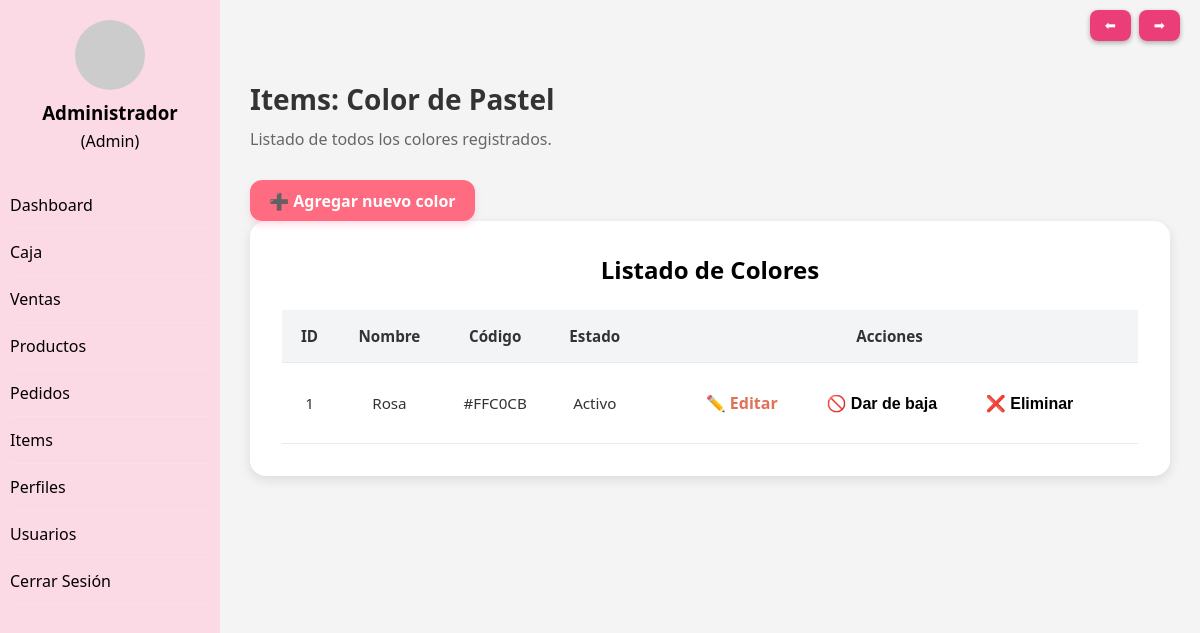
/views/pastel/listado_colorPastel.php (signed in), run on an earlier commit of the app's database.
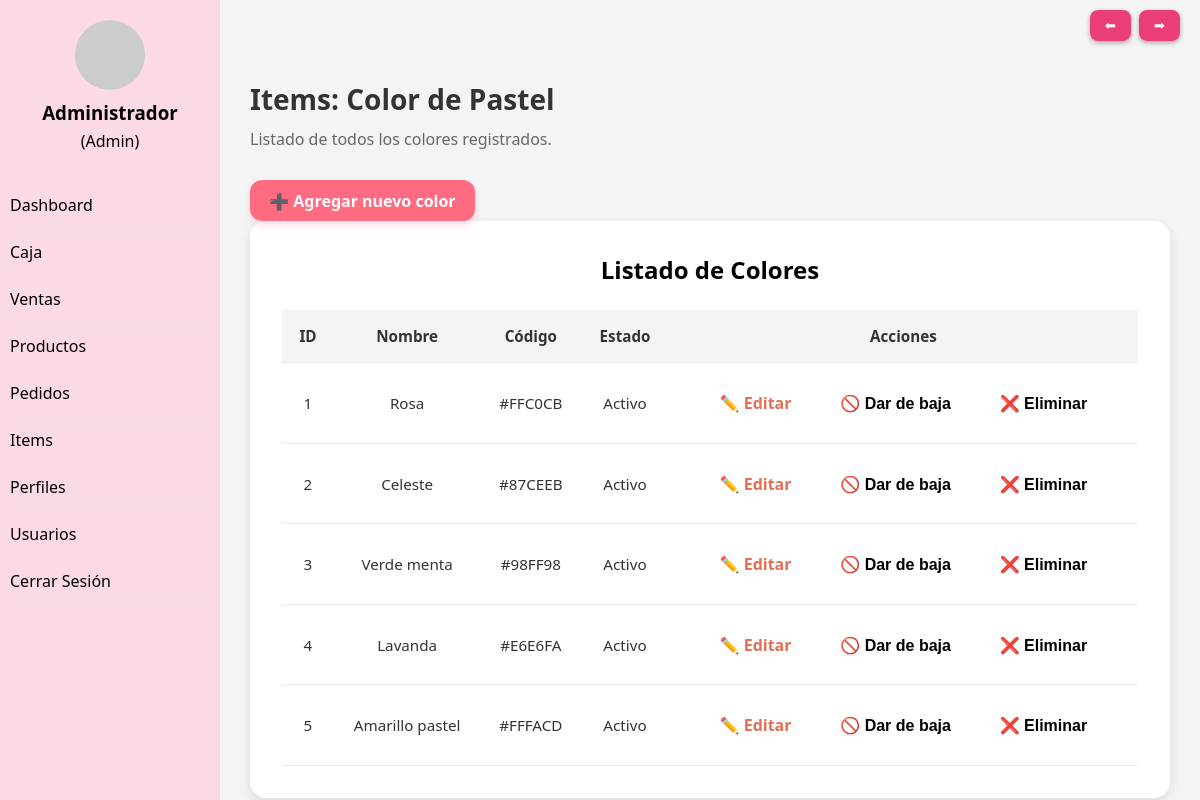
And on a later commit of the database.
### tables this page shows
CREATE TABLE color_pastel (ID_color_pastel INT NOT NULL AUTO_INCREMENT,
color_pastel_nombre VARCHAR (110) NOT NULL,
color_pastel_codigo VARCHAR (20),
RELA_estado_decoraciones INT NOT NULL,
PRIMARY KEY (ID_color_pastel));

CREATE TABLE estado_decoraciones (ID_estado_decoraciones INT NOT NULL AUTO_INCREMENT,
estado_decoraciones_descri VARCHAR (20) NOT NULL,
PRIMARY KEY (ID_estado_decoraciones));

### views/pastel/listado_colorPastel.php (the view, shortened to what this page needs)
<?php
include("../../includes/header.php");
require_once "C:/laragon/www/nuevo_ck/includes/navegacion.php";
$pdo = getConexion();
$query = "SELECT cp.id_color_pastel, cp.color_pastel_nombre, cp.color_pastel_codigo, e.estado_decoraciones_descri
        FROM color_pastel cp
        JOIN estado_decoraciones e ON cp.RELA_estado_decoraciones = e.ID_estado_decoraciones";
$stmt = $pdo->query($query);
$resultado = $stmt->fetchAll(PDO::FETCH_ASSOC);
?>
<h1>Items: Color de Pastel</h1>
<p class="description">Listado de todos los colores registrados.</p>
<a href="form_alta_colorPastel.php" class="btn-add">➕ Agregar nuevo color</a>
<div class="admin-table">
    <h2>Listado de Colores</h2>
    <table>
        <thead>
            <tr>
                <th>ID</th>
                <th>Nombre</th>
                <th>Código</th>
                <th>Estado</th>
                <th>Acciones</th>
            </tr>
        </thead>
        <tbody>
            <?php foreach ($resultado as $row) { ?>
                <tr>
                    <td><?php echo $row["id_color_pastel"]; ?></td>
                    <td><?php echo htmlspecialchars($row["color_pastel_nombre"]); ?></td>
                    <td><?php echo htmlspecialchars($row["color_pastel_codigo"]); ?></td>
                    <td><?php echo $row["estado_decoraciones_descri"]; ?></td>
                    <td>
                        <a class="btn-action btn-edit" href="form_modificar_colorPastel.php?id_color_pastel=<?php echo $row['id_color_pastel']; ?>"> ✏️ Editar </a>
                        <form id="form-baja-<?= $row['id_color_pastel']; ?>" method="post" action="../../controllers/pastel/baja_logica_colorPastel.php" style="display:inline;">
                            <button type="button" class="btn-action btn-baja" onclick="confirmarBaja('<?= $row['id_color_pastel']; ?>', 'form-baja')">🚫 Dar de baja</button>
                        </form>
                        <form id="form-eliminar-<?= $row['id_color_pastel']; ?>" method="post" action="../../controllers/pastel/baja_fisica_colorPastel.php" style="display:inline;">
                            <button type="button" class="btn-action btn-delete" onclick="confirmarEliminacion('<?= $row['id_color_pastel']; ?>', 'form-eliminar')">❌ Eliminar</button>
                        </form>
                </tr>
            <?php } ?>
        </tbody>
    </table>
</div>

What changed in the data, as far as the page shows it:
added color_pastel: ID_color_pastel "2", color_pastel_nombre "Celeste", color_pastel_codigo "#87CEEB", estado_decoraciones.estado_decoraciones_descri "Activo"
added color_pastel: ID_color_pastel "3", color_pastel_nombre "Verde menta", color_pastel_codigo "#98FF98", estado_decoraciones.estado_decoraciones_descri "Activo"
added color_pastel: ID_color_pastel "4", color_pastel_nombre "Lavanda", color_pastel_codigo "#E6E6FA", estado_decoraciones.estado_decoraciones_descri "Activo"
added color_pastel: ID_color_pastel "5", color_pastel_nombre "Amarillo pastel", color_pastel_codigo "#FFFACD", estado_decoraciones.estado_decoraciones_descri "Activo"
